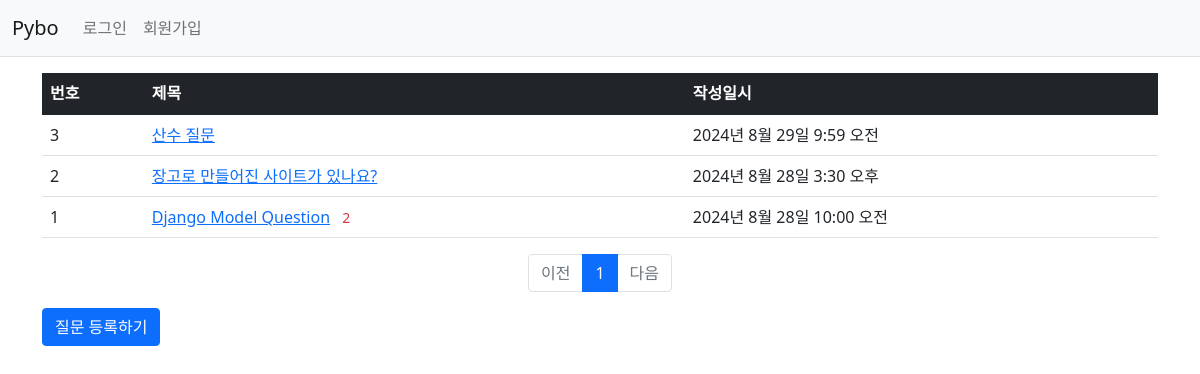
The page /pybo/ on the database as committed earlier.
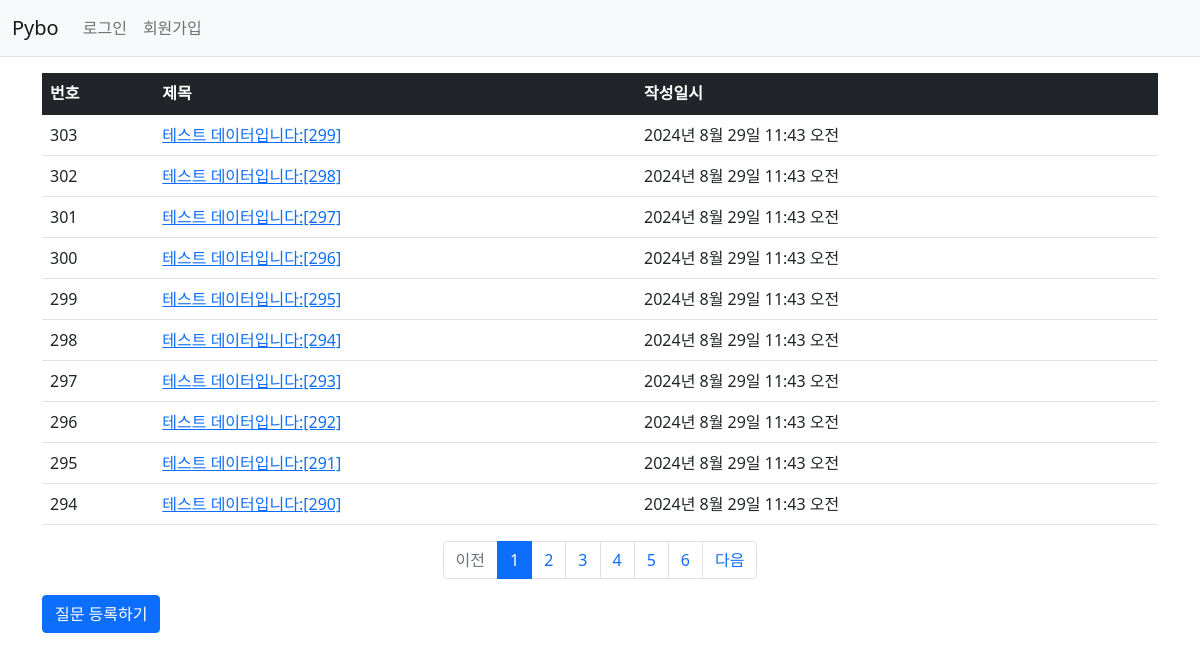
The same page on the database as committed later.
### pybo/models.py (models this page shows, shortened)
class Question(models.Model):
    subject = models.CharField(max_length=200)
    content = models.TextField()
    create_date = models.DateTimeField()

### pybo/views.py (the view)
# urls.py: path('', views.index, name='index'),
def index(request):
    page = request.GET.get('page', '1')
    question_list = Question.objects.order_by('-create_date')
    paginator = Paginator(question_list, 10)
    page_obj = paginator.get_page(page)
    context = {'question_list': page_obj}
    return render(request, 'pybo/question_list.html', context)

### pybo/templatetags/pybo_filter.py (called while the page is built)
@register.filter
def sub(value, arg):
    return value - arg

### templates/pybo/question_list.html
{% extends 'base.html' %}
{% load pybo_filter %}
{% block content %}
    <div class="container my-3">
        <table class="table">
            <thead>
            <tr class="table-dark">
                <th>번호</th>
                <th>제목</th>
                <th>작성일시</th>
            </tr>
            </thead>
            <tbody>
            {% if question_list %}
                {% for question in question_list %}
                    <tr>
                        <td>{{ question_list.paginator.count|sub:question_list.start_index|sub:forloop.counter0|add:1 }}</td>
                        <td>
                            <a href="{% url 'pybo:detail' question.id %}">{{ question.subject }}</a>
                            {% if question.answer_set.count > 0 %}
                                <span class="text-danger small mx-2">{{ question.answer_set.count }}</span>
                            {% endif %}
                        </td>
                        <td>{{ question.create_date }}</td>
                    </tr>
                {% endfor %}
            {% else %}
                <tr>
                    <td colspan="3">질문이 없습니다.</td>
                </tr>
            {% endif %}
            </tbody>
        </table>
        <ul class="pagination justify-content-center">
            {% if question_list.has_previous %}
                <li class="page-item">
                    <a class="page-link" href="?page={{ question_list.previous_page_number }}">이전</a>
                </li>
            {% else %}
                <li class="page-item disabled">
                    <a class="page-link" tabindex="-1" aria-disabled="true" href="#">이전</a>
                </li>
            {% endif %}
            {% for page_number in question_list.paginator.page_range %}
                {% if page_number >= question_list.number|add:-5 and page_number <= question_list.number|add:5 %}
                    {% if page_number == question_list.number %}
                        <li class="page-item active" aria-current="page">
                            <a class="page-link" href="?page={{ page_number }}">{{ page_number }}</a>
                        </li>
                    {% else %}
                        <li class="page-item">
                            <a class="page-link" href="?page={{ page_number }}">{{ page_number }}</a>
                        </li>
                    {% endif %}
                {% endif %}
            {% endfor %}
            {% if question_list.has_next %}
                <li class="page-item">
                    <a class="page-link" href="?page={{ question_list.next_page_number }}">다음</a>
                </li>
            {% else %}
                <li class="page-item disabled">
                    <a class="page-link" tabindex="-1" aria-disabled="true" href="#">다음</a>
                </li>
            {% endif %}
        </ul>
        <a href="{% url 'pybo:question_create' %}" class="btn btn-primary">질문 등록하기</a>
    </div>
{% endblock %}

Rows that differ between the two databases and show on the page:
no longer on this page (row unchanged): Question: paginator.count|sub "3", subject "산수 질문", create_date "2024년 8월 29일 9:59 오전"
no longer on this page (row unchanged): Question: paginator.count|sub "2", subject "장고로 만들어진 사이트가 있나요?", create_date "2024년 8월 28일 3:30 오후"
no longer on this page (row unchanged): Question: paginator.count|sub "1", subject "Django Model Question", answer_set.count "2", create_date "2024년 8월 28일 10:00 오전"
added Question: paginator.count|sub "303", subject "테스트 데이터입니다:[299]", create_date "2024년 8월 29일 11:43 오전"
added Question: paginator.count|sub "302", subject "테스트 데이터입니다:[298]", create_date "2024년 8월 29일 11:43 오전"
added Question: paginator.count|sub "301", subject "테스트 데이터입니다:[297]", create_date "2024년 8월 29일 11:43 오전"
added Question: paginator.count|sub "300", subject "테스트 데이터입니다:[296]", create_date "2024년 8월 29일 11:43 오전"
added Question: paginator.count|sub "299", subject "테스트 데이터입니다:[295]", create_date "2024년 8월 29일 11:43 오전"
added Question: paginator.count|sub "298", subject "테스트 데이터입니다:[294]", create_date "2024년 8월 29일 11:43 오전"
added Question: paginator.count|sub "297", subject "테스트 데이터입니다:[293]", create_date "2024년 8월 29일 11:43 오전"
added Question: paginator.count|sub "296", subject "테스트 데이터입니다:[292]", create_date "2024년 8월 29일 11:43 오전"
added Question: paginator.count|sub "295", subject "테스트 데이터입니다:[291]", create_date "2024년 8월 29일 11:43 오전"
added Question: paginator.count|sub "294", subject "테스트 데이터입니다:[290]", create_date "2024년 8월 29일 11:43 오전"
Other text that changed with them:
new list line: "2"
new list line: "3"
new list line: "4"
new list line: "5"
new list line: "6"
